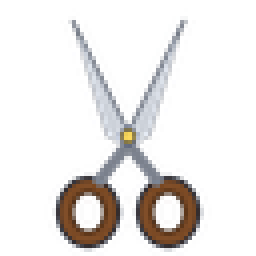
#> input picture client/scripts/Books/art/2D/Items/yo_scissors.png, 64 x 64 px (shown 4 times larger)
$ python png_to_dds.py ../client/scripts/Books/art/2D/Items/yo_scissors.png ../client/scripts/Books/art/2D/Items/yo_scissors.png
#> lines starting #> are read from the running program, lines starting #| are printed output that depends on the picture
"""Write an RGBA image as an uncompressed 32-bit DDS (A8R8G8B8) with a full mip chain (box filter).
Usage: python png_to_dds.py <in.png> <out.dds>"""
import sys, struct
import numpy as np
from PIL import Image


def write_dds(img, path):
    a = np.asarray(img.convert('RGBA')).astype(np.float32)
    h, w = a.shape[:2]
#> h = 64; w = 64
    levels = [a]
    while w > 1 or h > 1:
        nh, nw = max(1, h // 2), max(1, w // 2)
        cur = levels[-1][:nh * 2 if h > 1 else 1, :nw * 2 if w > 1 else 1]
        if h > 1: cur = (cur[0::2] + cur[1::2]) / 2
        if w > 1: cur = (cur[:, 0::2] + cur[:, 1::2]) / 2
        levels.append(cur); h, w = nh, nw
#> this loop made 6 passes
#> cur on pass 6: [[29.32, 27.13, 26.25, 39.93]]
#> pass 1, in write_dds, `if h > 1: cur = (cur[0::2] + cur[1::2]) / 2`:
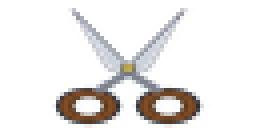
#> cur: shape (32, 64, 4) float32 (shown 4 times larger); mean R, G, B, A 29.3, 27.1, 26.2, 39.9; transparent parts drawn white
#> pass 1, in write_dds, `if w > 1: cur = (cur[:, 0::2] + cur[:, 1::2]) / 2`:
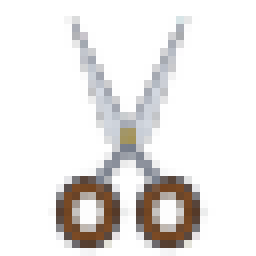
#> cur: shape (32, 32, 4) float32 (shown 8 times larger); mean R, G, B, A 29.3, 27.1, 26.2, 39.9; transparent parts drawn white
#> after the loop, levels = 7 items
    H, W = levels[0].shape[:2]
#> H = 64; W = 64
    DDSD = 0x1 | 0x2 | 0x4 | 0x8 | 0x1000 | 0x20000  # caps|height|width|pitch|pixelformat|mipmapcount
    hdr = struct.pack('<4sIIIIIII', b'DDS ', 124, DDSD, H, W, W * 4, 0, len(levels))
    hdr += b'\0' * 44
    hdr += struct.pack('<II4sIIIII', 32, 0x41, b'\0\0\0\0', 32, 0x00FF0000, 0x0000FF00, 0x000000FF, 0xFF000000)
    hdr += struct.pack('<IIIII', 0x1000 | 0x8 | 0x400000, 0, 0, 0, 0)  # texture|complex|mipmap
    with open(path, 'wb') as f:
        f.write(hdr)
        for lv in levels:
            px = np.clip(lv + 0.5, 0, 255).astype(np.uint8)
            f.write(px[..., [2, 1, 0, 3]].tobytes())  # BGRA
#> this loop made 7 passes
#> (lv, px) on pass 7: ([[29.32, 27.13, 26.25, 39.93]], [[29, 27, 26, 40]])
    print('wrote', path, '%dx%d' % (W, H), 'mips', len(levels))
#| wrote ../client/scripts/Books/art/2D/Items/yo_scissors.png 64x64 mips 7


if __name__ == '__main__':
    write_dds(Image.open(sys.argv[1]), sys.argv[2])
